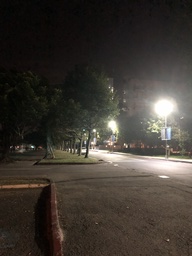
#> input picture hw/3/guide/NCTU/1.jpg, 192 x 256 px, shrunk from 3024 x 4032 before the run, found by its file name
$ python my_sift.py   (older library calls are emulated)
#> lines starting #> are read from the running program, lines starting #| are printed output that depends on the picture
import cv2
import numpy as np
import time
np.set_printoptions(threshold=np.inf)
from matplotlib import pyplot as plt

class SiftFeature():
    def __init__(self,SIFT_INIT_SIGMA = 0.5,SIFT_MAX_INTERP_STEPS = 5,contr_thr = 0.04,r  = 10):
        self.SIFT_INIT_SIGMA = SIFT_INIT_SIGMA
        self.SIFT_MAX_INTERP_STEPS = SIFT_MAX_INTERP_STEPS
        self.contr_thr = contr_thr
        self.r = r
        self.sift_descriptor = cv2.xfeatures2d.SIFT_create()

    def interp_hist_peak(self,l,c,r):
        if abs(l-2.0*c+r)<10**(-6):
            return 0
        return 0.5*(l-r)/(l-2.0*c+r)

    def add_good_ori_feature(self,smooth_ori_hist,mag_thr,num_bins = 36):
        hist = smooth_ori_hist
        new_roi_hist = np.zeros(shape=[num_bins])
        for i in  range(num_bins):
            l = (i+num_bins-1)%num_bins
            r = (i+num_bins+1)%num_bins
            c = i
            if hist[c]>hist[l] and hist[c]>hist[r] and hist[c]>mag_thr:
                bin = c + self.interp_hist_peak(l = l,c =c ,r = r)
                if bin<0:
                    bin = (abs(num_bins+bin))%num_bins
                elif bin>=num_bins:
                    bin = (bin-num_bins)%num_bins
                else:
                    bin = bin

                bin = np.round(bin)
                bin = bin.astype(np.int)
                new_roi_hist[bin] = hist[c]+self.interp_hist_peak(l = hist[l],c = hist[c],r = hist[r])
        return new_roi_hist

    def cal_smooth_ori_hist(self,ori_hist):
        num_bins = len(ori_hist)
        smooth_ori_hist = np.zeros(shape=[num_bins])
        for i in range(num_bins):
            smooth_ori_hist[i] = 0.25*ori_hist[(i+num_bins-1)%num_bins]+\
                                 0.5*ori_hist[i]+\
                                 0.25*ori_hist[(i+num_bins+1)%num_bins]
        return smooth_ori_hist

    def cal_ori_hist(self,gauss_pyr,keypoint,sigma,num_bins = 36):
        rad = np.round(3*1.5*sigma)
        rad = rad.astype(np.int)
        o = keypoint[1]
        s = keypoint[2]
        r = keypoint[3]
        c = keypoint[4]
        L = gauss_pyr[o][s,:]
        im_width = L.shape[1]
        im_height = L.shape[0]
        hist = np.zeros(shape=[num_bins])
        exp_denom = 2.0*sigma*sigma
        for i in range(-1*rad,rad+1):
            for j in range(-1*rad,rad+1):
                r_index = r+i
                c_index = c+j
                if r_index<=0 or c_index<=0 or r_index>=im_height-1 or c_index>=im_width-1:
                    continue
                mag,theta = self.cal_mag_ori(r_index,c_index,L)
                weight = np.exp(-(i*i+j*j)/exp_denom)
                bin = np.round(num_bins*(theta+np.pi)/(np.pi*2))
                bin = bin.astype(np.int)
                if bin>=num_bins:
                    bin = 0
                hist[bin] = hist[bin]+weight*mag
        return hist

    def cal_feature_oris(self,gauss_pyr,keypoints,num_bins = 36):
        keypts_sigma = self.keypoints_sigma(gauss_pyr=gauss_pyr, keypoints=keypoints)
        feature_oris = []
        for i in range(len(keypoints)):
            keypt = keypoints[i]
            sigma = keypts_sigma[i]
            ori_hist = self.cal_ori_hist(gauss_pyr=gauss_pyr,
                                         keypoint=keypt,
                                         sigma=sigma,
                                         num_bins=num_bins)
            smooth_ori_hist = self.cal_smooth_ori_hist(ori_hist=ori_hist)
            max_mag = np.max(smooth_ori_hist)
            new_ori_hist = self.add_good_ori_feature(smooth_ori_hist = smooth_ori_hist,
                                                     mag_thr=max_mag*0.8)
            feature_oris.append(new_ori_hist)
        return np.array(feature_oris)

    def cal_mag_ori(self,i,j,L):
        mag = np.sqrt(np.square(L[i+1,j]-L[i-1,j])+\
                  np.square(L[i,j+1]-L[i,j-1]))
        theta = np.arctan((L[i,j+1]-L[i,j-1])/(L[i+1,j]-L[i-1,j]))
        return mag,theta

    def keypoints_sigma(self,gauss_pyr,keypoints,sigma = 0.5):
        keypts_sigma = []
        s_num = gauss_pyr[0].shape[0]-3
        for keypt in keypoints:
            o = keypt[1]
            s = keypt[2]
            keypt_sigma = sigma*pow(2,o+s/s_num)
            keypts_sigma.append(keypt_sigma)
        return keypts_sigma

    def Hessian_2D(self,dog,i,j):
        point = dog[i, j]
        dxx = (dog[i, j + 1] + dog[i, j - 1] - 2 * point)
        dyy = (dog[i + 1, j] + dog[i - 1, j] - 2 * point)
        dxy = (dog[i + 1, j + 1] - dog[i + 1, j - 1] -
               dog[i - 1, j + 1] + dog[i - 1, j - 1]) / 4.0

        return np.array([[dxx, dxy],
                         [dxy, dyy]])

    def edge_line(self,Dog_pyr,o,s,i,j):
        dog = Dog_pyr[o][s,:]
        dD_2D = self.Hessian_2D(dog = dog,i = i,j = j)
        dxx = dD_2D[0,0]
        dxy = dD_2D[0,1]
        dyy = dD_2D[1,1]
        tr = dxx + dyy
        det = dxx*dyy - dxy*dxy
        if det<=0:
            return True
        r = self.r
        if tr*tr/det<(r+1.0)*(r+1.0)/r:
            return False
        return True

    def interpolation_extremum(self,Dog_pyr,o,s,i,j):
        point = Dog_pyr[o][s,i,j]
        s_num = Dog_pyr[o].shape[0]
        i_num = Dog_pyr[o].shape[1]
        j_num = Dog_pyr[o].shape[2]

        for step in range(self.SIFT_MAX_INTERP_STEPS):
            if s<=0 or i<=0 or j<=0 or s>=s_num-1 or i>=i_num-1 or j>=j_num-1:
                return None
            X = self.offset(Dog_pyr = Dog_pyr, o = o, s = s, i = i, j = j)
            xi = X[0];xj = X[1];xs = X[2];
            if abs(xi)<0.5 and abs(xj)<0.5 and abs(xs)<0.5:
                break
            s = int(np.round(xs) + s)
            i = int(np.round(xi) + i)
            j = int(np.round(xj) + j)
            if s<0 or i<0 or j<0 or s>=s_num or i>=i_num or j>=j_num:
                return None
        if step>=self.SIFT_MAX_INTERP_STEPS-1:
            return None
        dD = self.deriv_3D(Dog_pyr,o = o, s = s,i = i,j = j)
        D = point+0.5*np.dot(dD,X)
        if D<self.contr_thr/(s_num-2):
            return None
        return [D,o,s,i,j]

    def offset(self,Dog_pyr,o,s,i,j):
        dD = self.deriv_3D(Dog_pyr=Dog_pyr,o=o,s = s, i = i, j = j)
        H = self.hessian_3D(Dog_pyr=Dog_pyr,o = o,s = s, i = i, j = j)
        H_inv = cv2.invert(src=H,flags=cv2.DECOMP_SVD)[1]
        X = np.dot(-1*H_inv,dD)
        return X

    def hessian_3D(self,Dog_pyr,o,s,i,j):
        dogs = Dog_pyr[o]
        point = dogs[s,i,j]
        dxx = (dogs[s,i,j+1]+dogs[s,i,j-1]-2*point)
        dyy = (dogs[s,i+1,j]+dogs[s,i-1,j]-2*point)
        dss = (dogs[s+1,i,j]+dogs[s-1,i,j]-2*point)
        dxy = (dogs[s,i+1,j+1]-dogs[s,i+1,j-1]-
               dogs[s,i-1,j+1]+dogs[s,i-1,j-1])/4.0
        dxs = (dogs[s+1,i,j+1]-dogs[s+1,i,j-1]-
               dogs[s-1,i,j+1]+dogs[s-1,i,j-1])/4.0
        dys = (dogs[s+1,i+1,j]-dogs[s+1,i-1,j]-
               dogs[s-1,i+1,j]+dogs[s-1,i-1,j])/4.0
        return np.array([[dxx,dxy,dxs],
                         [dxy,dyy,dys],
                         [dxs,dys,dss]])

    def deriv_3D(self,Dog_pyr,o,s,i,j):
        dogs = Dog_pyr[o]
        point = dogs[s,i,j]
        dx = dogs[s,i,j+1] - point
        dy = dogs[s,i+1,j] - point
        ds = dogs[s+1,i,j] - point
        return np.array([dx,dy,ds])

    def extreme_point(self,Dog_pyr,o,s,i,j):
        dogs = Dog_pyr[o]
        point = dogs[s,i,j]
        for s_index in range(s-1,s+2):
            for i_index in range(i-1,i+2):
                for j_index in range(j-1,j+2):
                    if s_index == s and i_index == i and j_index == j:
                        continue
                    if point < 0 and point > dogs[s_index,i_index,j_index]:
                        return False
                    if point >= 0 and point < dogs[s_index,i_index,j_index]:
                        return False
        return True

    def key_point_search(self,Dog_pyr):
        print("dogs_pyr shape:", Dog_pyr[0].shape)
        keypoints = []
        for o in range(len(Dog_pyr)):
            for s in range(1,Dog_pyr[o].shape[0]-1):
                for i in range(1,Dog_pyr[o][s].shape[0]-1):
                    for j in range(1,Dog_pyr[o][s].shape[1]-1):
                        if abs(Dog_pyr[o][s,i,j])<0.03:
                            continue
                        if self.extreme_point(Dog_pyr=Dog_pyr,o = o,s = s,i = i,j = j):
                            keypoint = self.interpolation_extremum(Dog_pyr = Dog_pyr,o = o, s = s,i = i, j = j)
                            if keypoint is not None:
                                if self.edge_line(Dog_pyr = Dog_pyr,o = keypoint[1],s = keypoint[2],
                                                  i = keypoint[3],j = keypoint[4]) == False:
                                    keypoints.append(keypoint)
        return keypoints

    def create_dog_pyr(self,gauss_pyr):
        Dog_pyr = []
        for octaves in gauss_pyr:
            Dogs = []
            for i in range(1,octaves.shape[0]):
                dog = octaves[i] - octaves[i-1]
                Dogs.append(dog)
            Dogs = np.array(Dogs)
            Dog_pyr.append(Dogs)
        return Dog_pyr

    def create_sigmas(self,octaves,S,sigma):
        storeies = S+3
        sigmas = np.zeros(shape=[octaves, storeies])
        k = pow(2, 1 / S)
        for i in range(octaves):
            sigma_i_origin = sigma * pow(2, i)
            for j in range(storeies):
                sigmas[i, j] = sigma_i_origin * pow(k, j)
        return sigmas

    def create_guass_pyr(self,init_img,octaves,S = 3,sigma = None):
        storeies = S+3
        # origin_img = init_img[0:init_img.shape[0]:2,0:init_img.shape[1]:2]
        # cv2.imshow('img',img)
        if sigma is None:
            sigma = self.SIFT_INIT_SIGMA
        guass_pyr = []

        sigmas = self.create_sigmas(octaves,S,sigma)
        # print(sigmas)
        for i in range(octaves):
            imgs = []
            origin_img = init_img[0:init_img.shape[0]:int(pow(2,i+1)),
                         0:init_img.shape[1]:int(pow(2,i+1))]
            for j in range(storeies):
                if i == 0 and j == 0:
                    imgs.append(origin_img)
                    # cv2.imshow('origin',origin_img)
                    continue
                else:
                    sig = sigmas[i,j]
                    size = int(sig*6+1)
                    if size%2 == 0:
                        size = size+1
                    img = cv2.GaussianBlur(src=origin_img,ksize=(size,size),sigmaX=sig,sigmaY=sig)
                    imgs.append(img)
                    # cv2.imshow('img'+str(i)+str(j),img)
            imgs = np.array(imgs)
            # imgs = imgs.astype(np.float32)
            guass_pyr.append(np.array(imgs))
        return guass_pyr

    def create_minus_one_img(self,img,sigma = 1.6):
        SIFT_INIT_SIGMA = self.SIFT_INIT_SIGMA
        sig = np.sqrt(sigma*sigma-SIFT_INIT_SIGMA*SIFT_INIT_SIGMA*4)
        init_img = cv2.cvtColor(src=img,code=cv2.COLOR_BGR2GRAY)
        if len(img.shape) == 3:
            init_img = cv2.cvtColor(src=img,code=cv2.COLOR_BGR2GRAY)
        elif len(img.shape) == 2:
            init_img = img
        else:
            raise ValueError("Wrong image dimension")
        init_img = cv2.resize(src=init_img,
                              dsize=(img.shape[1]*2,img.shape[0]*2),
                              fx=2,
                              fy=2,
                              interpolation=cv2.INTER_CUBIC)
        init_img = cv2.GaussianBlur(src=init_img,ksize=(0,0),sigmaX=sig,sigmaY=sig)
        return init_img

    def draw_sift_features(self,image,keypoints,feature_rois):
        for i in range(len(keypoints)):
            keypt = keypoints[i]
            feature_roi = feature_rois[i]
            o = keypt[1]
            x1 = keypt[3]*pow(2,o)
            y1 = keypt[4]*pow(2,o)
            x1 = int(x1)
            y1 = int(y1)
            if x1>=image.shape[1] or y1>=image.shape[0]:
                continue
            cv2.circle(image,center=(y1,x1),radius=2,color=(0,255,0))
            theta_per = np.pi*2/len(feature_roi)
            for k in range(len(feature_roi)):
                mag = feature_roi[k]
                if mag>10**(-6):
                    x2 = np.round(x1+mag*np.cos(k*theta_per+theta_per/2)).astype(np.int)
                    y2 = np.round(y1+mag*np.sin(k*theta_per+theta_per/2)).astype(np.int)
                    cv2.arrowedLine(img=image,pt1=(y1,x1),pt2=(y2,x2),color=(255,0,0))
        # cv2.imshow('sift',image)
        plt.figure(figsize=(16, 9))
        plt.imshow(image)
        # plt.show()
        plt.pause(0.1)
        # cv2.waitKey()
        return image


def detectAndCompute(sift_featrue, image):
    try:
        init_img = sift_featrue.create_minus_one_img(image)
        gauss_pyr = sift_featrue.create_guass_pyr(init_img=init_img,octaves=4)
        dogs_pyr = sift_featrue.create_dog_pyr(gauss_pyr=gauss_pyr)
        keypoints = sift_featrue.key_point_search(Dog_pyr=dogs_pyr)

        feature_rois = sift_featrue.cal_feature_oris(gauss_pyr=gauss_pyr,keypoints=keypoints)
        feature_rois = feature_rois.astype(np.float32)
    except:

        # PlanB QQ
        keypoints, feature_rois = sift_featrue.sift_descriptor.detectAndCompute(image, None)
        sleep_time = image.shape[0] * image.shape[1] // 5000
        time.sleep(sleep_time)

    return keypoints, feature_rois

if __name__ == '__main__':
    image = cv2.imread('NCTU/1.jpg')
#> image is the input picture: shape (256, 192, 3); mean B, G, R 50.9, 57.5, 63.2
    image = image.astype(np.float32)

    start_time1 = time.time() ####

    sift_featrue = SiftFeature()
    init_img = sift_featrue.create_minus_one_img(image)
#> in create_minus_one_img, `init_img = cv2.cvtColor(src=img,code=cv2.COLOR_BGR2GRAY)`:
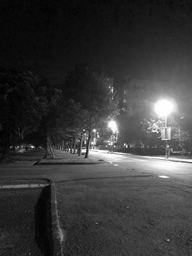
#> init_img: shape (256, 192) float32; min 1.47, max 255, mean 58.5
    print("step 0: elapsed time: {:.2f}".format(time.time() - start_time1))

    start_time2 = time.time() ####
    gauss_pyr = sift_featrue.create_guass_pyr(init_img=init_img,octaves=4)
#> the loop in create_guass_pyr, `for i in range(octaves):` made 4 passes
#> pass 2, in create_guass_pyr, `origin_img = init_img[0:init_img.shape[0]:int(pow(2,i+1)), 0:init_img...`:
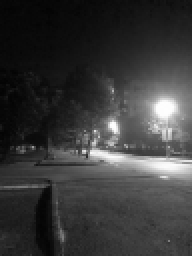
#> origin_img: shape (128, 96) float32 (shown 2 times larger); min 3.69, max 254.3, mean 58.1
#> pass 3, in create_guass_pyr, `origin_img = init_img[0:init_img.shape[0]:int(pow(2,i+1)), 0:init_img...`:
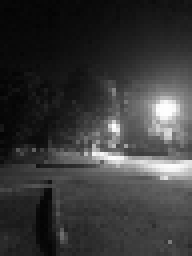
#> origin_img: shape (64, 48) float32 (shown 4 times larger); min 4.01, max 254.3, mean 57.6
#> after the loop in create_guass_pyr, `for i in range(octaves):`: guass_pyr = 4 items
#> gauss_pyr = 4 items
    print("step 1: elapsed time: {:.2f}".format(time.time() - start_time2))

    start_time3 = time.time() ####
    dogs_pyr = sift_featrue.create_dog_pyr(gauss_pyr=gauss_pyr)
#> the loop in create_dog_pyr, `for octaves in gauss_pyr:` made 4 passes
#> dogs_pyr = 4 items
    print("step 2: elapsed time: {:.2f}".format(time.time() - start_time3))

    start_time4 = time.time() ####
    keypoints = sift_featrue.key_point_search(Dog_pyr=dogs_pyr)
#| dogs_pyr shape: (5, 256, 192)
#> the loop in key_point_search, `for o in range(len(Dog_pyr)):` made 4 passes
#> pass 1, in edge_line, `dog = Dog_pyr[o][s,:]`:
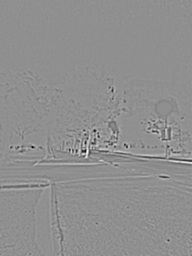
#> dog: shape (256, 192) float32; min -12.43, max 9.63, mean 0.000198; drawn with min black and max white
#> pass 2, in edge_line (call 155), `dog = Dog_pyr[o][s,:]`:
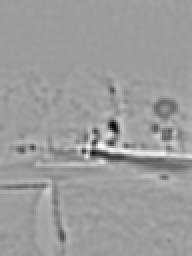
#> dog: shape (128, 96) float32 (shown 2 times larger); min -16.07, max 10.05, mean 0.00345; drawn with min black and max white
    print("step 3: elapsed time: {:.2f}".format(time.time() - start_time4))

    print(len(keypoints))
#| 149
    print(type(keypoints))
#| <class 'list'>
    # keypts_sigma = sift_featrue.keypoints_sigma(gauss_pyr=gauss_pyr,keypoints=keypoints)
    # print(len(keypts_sigma))
    # print(keypts_sigma)
    start_time5 = time.time() ####
    feature_rois = sift_featrue.cal_feature_oris(gauss_pyr=gauss_pyr,keypoints=keypoints)
#> the loop in keypoints_sigma, `for keypt in keypoints:` made 149 passes
#> keypt on passes 1 to 12: [0.22, 0, 1, 5, 16], [0.158, 0, 1, 5, 87], [0.277, 0, 2, 10, 84], [0.421, 0, 2, 10, 118], [0.299, 0, 2, 12, 69], [0.503, 0, 1, 12, 77], [0.526, 0, 1, 13, 187], [0.206, 0, 1, 16, 53], [0.239, 0, 2, 17, 4], [0.145, 0, 1, 17, 41], [0.228, 0, 1, 23, 10], [0.0945, 0, 1, 25, 125]
#> the loop in cal_feature_oris, `for i in range(len(keypoints)):` made 149 passes
#> in cal_feature_oris, `return np.array(feature_oris)`:
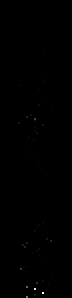
#> returned value: shape (149, 36) float64 (shown 2 times larger); min -0.11, max 178.8, mean 0.2; drawn with min black and max white
    print("step 4: elapsed time: {:.2f}".format(time.time() - start_time5))
    print(feature_rois.shape)
#| (149, 36)
    sift_image = sift_featrue.draw_sift_features(image=image.astype(np.uint8),
                                                 keypoints=keypoints,
                                                 feature_rois=feature_rois)
#> the loop in draw_sift_features, `for i in range(len(keypoints)):` made 149 passes
#> after the loop in draw_sift_features, `for i in range(len(keypoints)):`:
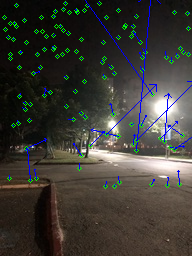
#> image: shape (256, 192, 3); mean of channels 0, 1, 2 53.8, 59.7, 60.8; drawn as B, G, R

    feature_rois = feature_rois.astype(np.float32)
    print(feature_rois.dtype)
#| float32
    import copy
    feature_rois2 = copy.deepcopy(feature_rois)
    bf = cv2.BFMatcher()
    matches = bf.knnMatch(feature_rois, feature_rois2, k=2)

    print("elapsed time: {:.2f}".format(time.time() - start_time1))
    cv2.imwrite('sift_lena.jpg',sift_image)
    # [23 lines of commented-out code are left out]
